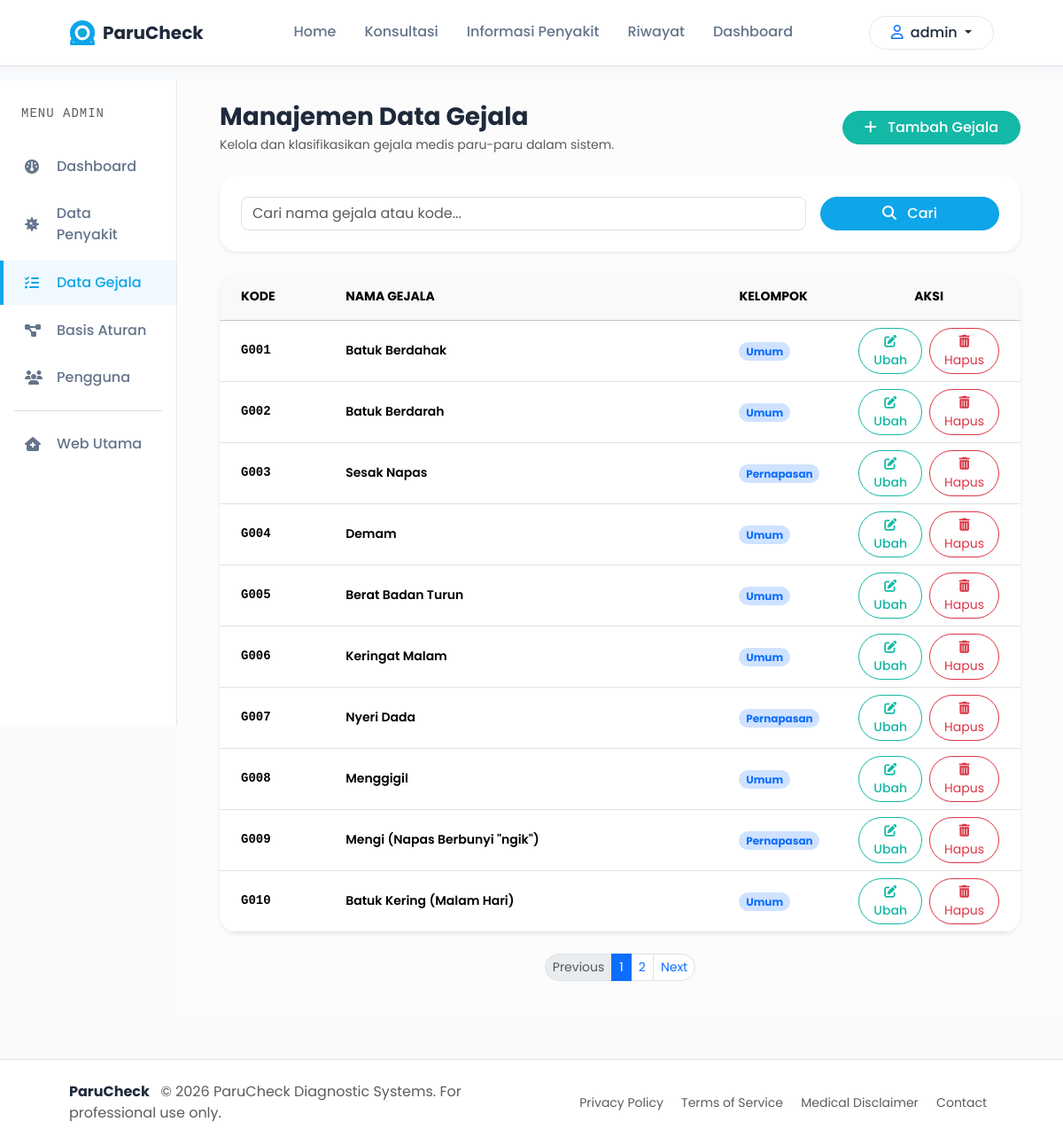
The app's page /admin/symptoms (signed in) with its own data.
### models/__init__.py (models this page shows, shortened)
class User(db.Model, UserMixin):
    __tablename__ = 'user'
    id = db.Column(db.Integer, primary_key=True)
    username = db.Column(db.String(150), unique=True, nullable=False)
    email = db.Column(db.String(150), unique=True, nullable=False)
    password_hash = db.Column(db.String(256), nullable=False)
    role = db.Column(db.String(50), default='patient')  # 'admin' or 'patient'
    status = db.Column(db.String(50), default='active')  # 'active' or 'inactive'
    created_at = db.Column(db.DateTime, default=datetime.utcnow)
    diagnoses = db.relationship('DiagnosisHistory', backref='user', lazy=True)

class Symptom(db.Model):
    __tablename__ = 'symptom'
    id = db.Column(db.Integer, primary_key=True)
    code = db.Column(db.String(50), unique=True, nullable=False)  # e.g., G001
    name = db.Column(db.String(255), nullable=False)
    category = db.Column(db.String(100), nullable=True)  # e.g., 'Umum', 'Pernapasan'
    created_at = db.Column(db.DateTime, default=datetime.utcnow)

### routes/admin.py (the view)
@admin_bp.route('/symptoms')
@login_required
@admin_required
def symptoms():
    search = request.args.get('search', '')
    page = request.args.get('page', 1, type=int)
    per_page = 10
    query = Symptom.query
    if search:
        query = query.filter(Symptom.name.like(f"%{search}%") | Symptom.code.like(f"%{search}%"))
    pagination = query.order_by(Symptom.code.asc()).paginate(page=page, per_page=per_page)
    symptoms_list = pagination.items
    return render_template('admin/symptoms/list.html', symptoms=symptoms_list, pagination=pagination, search=search)

### routes/admin.py (called while the page is built)
def admin_required(f):
    @wraps(f)
    def decorated_function(*args, **kwargs):
        if not current_user.is_authenticated or current_user.role != 'admin':
            flash('Akses ditolak. Halaman ini hanya untuk administrator.', 'danger')
            return redirect(url_for('main.home'))
        return f(*args, **kwargs)
    return decorated_function

### templates/admin/symptoms/list.html (shortened to what this page needs)
{% extends "base.html" %}
{% block content %}
<div class="container-fluid px-0">
    <div class="row g-0">
        <div class="col-lg-2">
            <div class="admin-sidebar py-4">
                <div class="px-4 mb-4">
                    <span class="text-uppercase font-monospace text-muted small" style="letter-spacing:1px;">MENU ADMIN</span>
                </div>
                <nav class="d-flex flex-column gap-1">
                    <a href="{{ url_for('admin.dashboard') }}" class="sidebar-link">
                        <i class="fa-solid fa-gauge me-3"></i> Dashboard
                    </a>
                    <a href="{{ url_for('admin.diseases') }}" class="sidebar-link">
                        <i class="fa-solid fa-virus me-3"></i> Data Penyakit
                    </a>
                    <a href="{{ url_for('admin.symptoms') }}" class="sidebar-link active">
                        <i class="fa-solid fa-list-check me-3"></i> Data Gejala
                    </a>
                    <a href="{{ url_for('admin.rules') }}" class="sidebar-link">
                        <i class="fa-solid fa-diagram-project me-3"></i> Basis Aturan
                    </a>
                    <a href="{{ url_for('admin.users') }}" class="sidebar-link">
                        <i class="fa-solid fa-users me-3"></i> Pengguna
                    </a>
                    <hr class="mx-3 my-2 text-black-50">
                    <a href="{{ url_for('main.home') }}" class="sidebar-link">
                        <i class="fa-solid fa-house-medical me-3"></i> Web Utama
                    </a>
                </nav>
            </div>
        </div>
        <div class="col-lg-10 bg-light-subtle px-4 px-md-5 py-4">
            <div class="d-flex flex-wrap justify-content-between align-items-center mb-4">
                <div>
                    <h3 class="fw-bold text-slate mb-1">Manajemen Data Gejala</h3>
                    <p class="text-muted small mb-0">Kelola dan klasifikasikan gejala medis paru-paru dalam sistem.</p>
                </div>
                <a href="{{ url_for('admin.symptom_add') }}" class="btn btn-teal rounded-pill px-4">
                    <i class="fa-solid fa-plus me-2"></i> Tambah Gejala
                </a>
            </div>
            <div class="card card-modern border-0 shadow-sm p-4 mb-4">
                <form action="{{ url_for('admin.symptoms') }}" method="GET" class="row g-3">
                    <div class="col-md-9">
                        <input type="text" name="search" class="form-control rounded-3" placeholder="Cari nama gejala atau kode..." value="{{ search }}">
                    </div>
                    <div class="col-md-3 d-grid">
                        <button type="submit" class="btn btn-primary-custom rounded-pill">
                            <i class="fa-solid fa-magnifying-glass me-2"></i> Cari
                        </button>
                    </div>
                </form>
            </div>
            <div class="card card-modern border-0 shadow-sm overflow-hidden mb-4">
                <div class="table-responsive">
                    <table class="table table-hover align-middle mb-0">
                        <thead class="table-light text-slate fw-bold">
                            <tr>
                                <th class="ps-4 py-3 small" style="width: 15%;">KODE</th>
                                <th class="py-3 small" style="width: 50%;">NAMA GEJALA</th>
                                <th class="py-3 small" style="width: 15%;">KELOMPOK</th>
                                <th class="pe-4 py-3 small text-center" style="width: 20%;">AKSI</th>
                            </tr>
                        </thead>
                        <tbody>
                            {% if symptoms %}
                                {% for s in symptoms %}
                                    <tr>
                                        <td class="ps-4 font-monospace fw-semibold text-slate small">{{ s.code }}</td>
                                        <td class="fw-semibold text-slate small">{{ s.name }}</td>
                                        <td>
                                            <span class="badge bg-primary-subtle text-primary rounded-pill small">
                                                {{ s.category or 'Umum' }}
                                            </span>
                                        </td>
                                        <td class="pe-4 text-center">
                                            <div class="d-flex justify-content-center gap-2">
                                                <a href="{{ url_for('admin.symptom_edit', id=s.id) }}" class="btn btn-outline-teal btn-sm rounded-pill px-3">
                                                    <i class="fa-solid fa-pen-to-square"></i> Ubah
                                                </a>
                                                <form action="{{ url_for('admin.symptom_delete', id=s.id) }}" method="POST" onsubmit="return confirm('Apakah Anda yakin ingin menghapus data gejala ini? Gejala ini juga akan dilepas dari semua aturan medis.');">
                                                    <button type="submit" class="btn btn-outline-danger btn-sm rounded-pill px-3">
                                                        <i class="fa-solid fa-trash-can"></i> Hapus
                                                    </button>
                                                </form>
                                            </div>
                                        </td>
                                    </tr>
                                {% endfor %}
                            {% else %}
                                <tr>
                                    <td colspan="4" class="text-center py-5">
                                        <span class="text-muted">Tidak ada data gejala ditemukan.</span>
                                    </td>
                                </tr>
                            {% endif %}
                        </tbody>
                    </table>
                </div>
            </div>
            {% if pagination.pages > 1 %}
                <nav aria-label="Page navigation" class="d-flex justify-content-center">
                    <ul class="pagination pagination-sm">
                        <li class="page-item {% if not pagination.has_prev %}disabled{% endif %}">
                            <a class="page-link rounded-start-pill" href="{{ url_for('admin.symptoms', page=pagination.prev_num, search=search) }}">Previous</a>
                        </li>
                        {% for page_num in pagination.iter_pages() %}
                            {% if page_num %}
                                <li class="page-item {% if page_num == pagination.page %}active{% endif %}">
                                    <a class="page-link" href="{{ url_for('admin.symptoms', page=page_num, search=search) }}">{{ page_num }}</a>
                                </li>
                            {% else %}
                                <li class="page-item disabled"><span class="page-link">...</span></li>
                            {% endif %}
                        {% endfor %}
                        <li class="page-item {% if not pagination.has_next %}disabled{% endif %}">
                            <a class="page-link rounded-end-pill" href="{{ url_for('admin.symptoms', page=pagination.next_num, search=search) }}">Next</a>
                        </li>
                    </ul>
                </nav>
            {% endif %}
        </div>
    </div>
</div>
{% endblock %}

### templates/base.html (shortened to what this page needs)
<!DOCTYPE html>
<html lang="id">
<head>
    <link href="https://cdn.jsdelivr.net/npm/bootstrap@5.3.2/dist/css/bootstrap.min.css" rel="stylesheet">
    <link rel="stylesheet" href="https://cdnjs.cloudflare.com/ajax/libs/font-awesome/6.4.2/css/all.min.css">
    <link rel="stylesheet" href="{{ url_for('static', filename='css/style.css') }}">
</head>
<body>
    <nav class="navbar navbar-expand-lg navbar-light bg-white border-bottom py-3 sticky-top">
        <div class="container px-md-5">
            <a class="navbar-brand d-flex align-items-center" href="{{ url_for('main.home') }}">
                <span class="logo-text fw-bold text-slate">ParuCheck</span>
            </a>
            <div class="collapse navbar-collapse" id="navbarNav">
                <ul class="navbar-nav mx-auto">
                    <li class="nav-item px-2">
                        <a class="nav-link {% if request.path == '/' %}active-link{% endif %}" href="{{ url_for('main.home') }}">Home</a>
                    </li>
                    <li class="nav-item px-2">
                        <a class="nav-link {% if request.path == '/consultation' %}active-link{% endif %}" href="{{ url_for('main.consultation') }}">Konsultasi</a>
                    </li>
                    <li class="nav-item px-2">
                        <a class="nav-link {% if request.path == '/diseases' %}active-link{% endif %}" href="{{ url_for('main.diseases') }}">Informasi Penyakit</a>
                    </li>
                    {% if current_user.is_authenticated %}
                    <li class="nav-item px-2">
                        <a class="nav-link {% if request.path == '/history' %}active-link{% endif %}" href="{{ url_for('main.history') }}">Riwayat</a>
                    </li>
                    {% if current_user.role == 'admin' %}
                    <li class="nav-item px-2">
                        <a class="nav-link" href="{{ url_for('admin.dashboard') }}">Dashboard</a>
                    </li>
                    {% endif %}
                    {% endif %}
                </ul>
                <div class="d-flex align-items-center">
                    {% if current_user.is_authenticated %}
                        <div class="dropdown">
                            <button class="btn btn-outline-slate dropdown-toggle rounded-pill px-4" type="button" id="userDropdown" data-bs-toggle="dropdown" aria-expanded="false">
                                <i class="fa-regular fa-user me-2 text-primary"></i>{{ current_user.username }}
                            </button>
                        </div>
                    {% else %}
                        <a href="{{ url_for('auth.login') }}" class="btn btn-teal rounded-pill px-4 shadow-sm text-white">Sign In</a>
                    {% endif %}
                </div>
            </div>
        </div>
    </nav>
    <main class="min-vh-100 pb-5">
        {% block content %}{% endblock %}
    </main>
    <footer class="bg-white border-top py-4 mt-auto">
        <div class="container px-md-5">
            <div class="row align-items-center justify-content-between text-center text-md-start">
                <div class="col-md-6 mb-3 mb-md-0">
                    <span class="fw-bold text-slate">ParuCheck</span>
                    <span class="text-muted ms-2">© 2026 ParuCheck Diagnostic Systems. For professional use only.</span>
                </div>
                <div class="col-md-6 text-md-end">
                    <a href="#" class="text-muted text-decoration-none mx-2 small">Privacy Policy</a>
                    <a href="#" class="text-muted text-decoration-none mx-2 small">Terms of Service</a>
                    <a href="#" class="text-muted text-decoration-none mx-2 small">Medical Disclaimer</a>
                    <a href="#" class="text-muted text-decoration-none mx-2 small">Contact</a>
                </div>
            </div>
        </div>
    </footer>
</body>
</html>

### static/css/style.css (style rules this page uses)
:root { --primary: #0EA5E9; --primary-hover: #0284C7; --secondary: #14B8A6; --secondary-hover: #0D9488; --background: #F8FAFC; --text-dark: #1E293B; --text-muted: #64748B; --white: #FFFFFF; --success: #22C55E; --warning: #F59E0B; --danger: #EF4444; --font-sans: 'Poppins', sans-serif; --shadow-sm: 0 2px 8px rgba(15, 23, 42, 0.04); --shadow-md: 0 8px 24px rgba(15, 23, 42, 0.06); --shadow-lg: 0 16px 32px rgba(15, 23, 42, 0.08); }
body { font-family: var(--font-sans); background-color: var(--background); color: var(--text-dark); overflow-x: hidden; display: flex; flex-direction: column; min-vh-100: 100vh; }
h1, h2, h3, h4, h5, h6 { font-weight: 600; color: #0F172A; }
.text-slate { color: var(--text-dark); }
.navbar { box-shadow: var(--shadow-sm); }
.nav-link { color: var(--text-muted); font-weight: 500; transition: all 0.2s ease-in-out; border-bottom: 2px solid transparent; }
.btn-teal { background-color: var(--secondary); border-color: var(--secondary); color: var(--white); font-weight: 500; transition: all 0.2s ease-in-out; }
.btn-outline-teal { color: var(--secondary); border-color: var(--secondary); font-weight: 500; transition: all 0.2s ease-in-out; }
.btn-primary-custom { background-color: var(--primary); border-color: var(--primary); color: var(--white); font-weight: 500; transition: all 0.2s ease-in-out; }
.btn-outline-slate { color: var(--text-dark); border-color: #E2E8F0; font-weight: 500; background-color: var(--white); transition: all 0.2s ease; }
.card-modern { background: var(--white); border: 1px solid rgba(226, 232, 240, 0.8); border-radius: 1.25rem; box-shadow: var(--shadow-sm); transition: all 0.3s cubic-bezier(0.4, 0, 0.2, 1); }
.admin-sidebar { background-color: var(--white); border-right: 1px solid #E2E8F0; min-height: calc(100vh - 73px); }
.sidebar-link { display: flex; align-items: center; padding: 0.8rem 1.5rem; color: var(--text-muted); text-decoration: none; font-weight: 500; border-left: 4px solid transparent; transition: all 0.2s ease; }
.sidebar-link.active { background-color: #F0F9FF; color: var(--primary); border-left-color: var(--primary); }
.sidebar-link i { width: 20px; }

### records on screen
User: username "admin"
Symptom: code "G001", name "Batuk Berdahak", category "Umum"
Symptom: code "G002", name "Batuk Berdarah", category "Umum"
Symptom: code "G003", name "Sesak Napas", category "Pernapasan"
Symptom: code "G004", name "Demam", category "Umum"
Symptom: code "G005", name "Berat Badan Turun", category "Umum"
Symptom: code "G006", name "Keringat Malam", category "Umum"
Symptom: code "G007", name "Nyeri Dada", category "Pernapasan"
Symptom: code "G008", name "Menggigil", category "Umum"
Symptom: code "G009", name "Mengi (Napas Berbunyi \"ngik\")", category "Pernapasan"
Symptom: code "G010", name "Batuk Kering (Malam Hari)", category "Umum"

### other values on screen
{{ page_num }} "1" "2"
